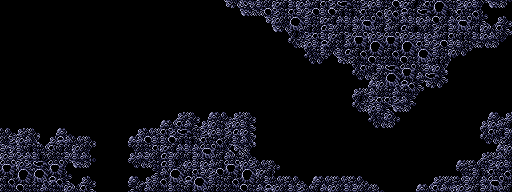

The image is a tile-based game level rendered from a .tmx file. Its description and source (layers, tilesets, objects; grid data summarised) follow:
An orthogonal 64x24 tile map with 8x8 px tiles, 1 tile layer (Layer 1).

<map version="1.0" orientation="orthogonal" renderorder="right-down" width="64" height="24" tilewidth="8" tileheight="8" nextobjectid="1">
 <tileset firstgid="1" source="tf3_fg3.tsx" />
 <layer name="Layer 1" width="64" height="24">
  <data>[1536 cells, 615 non-empty, 60 distinct tile ids]</data>
 </layer>
</map>
